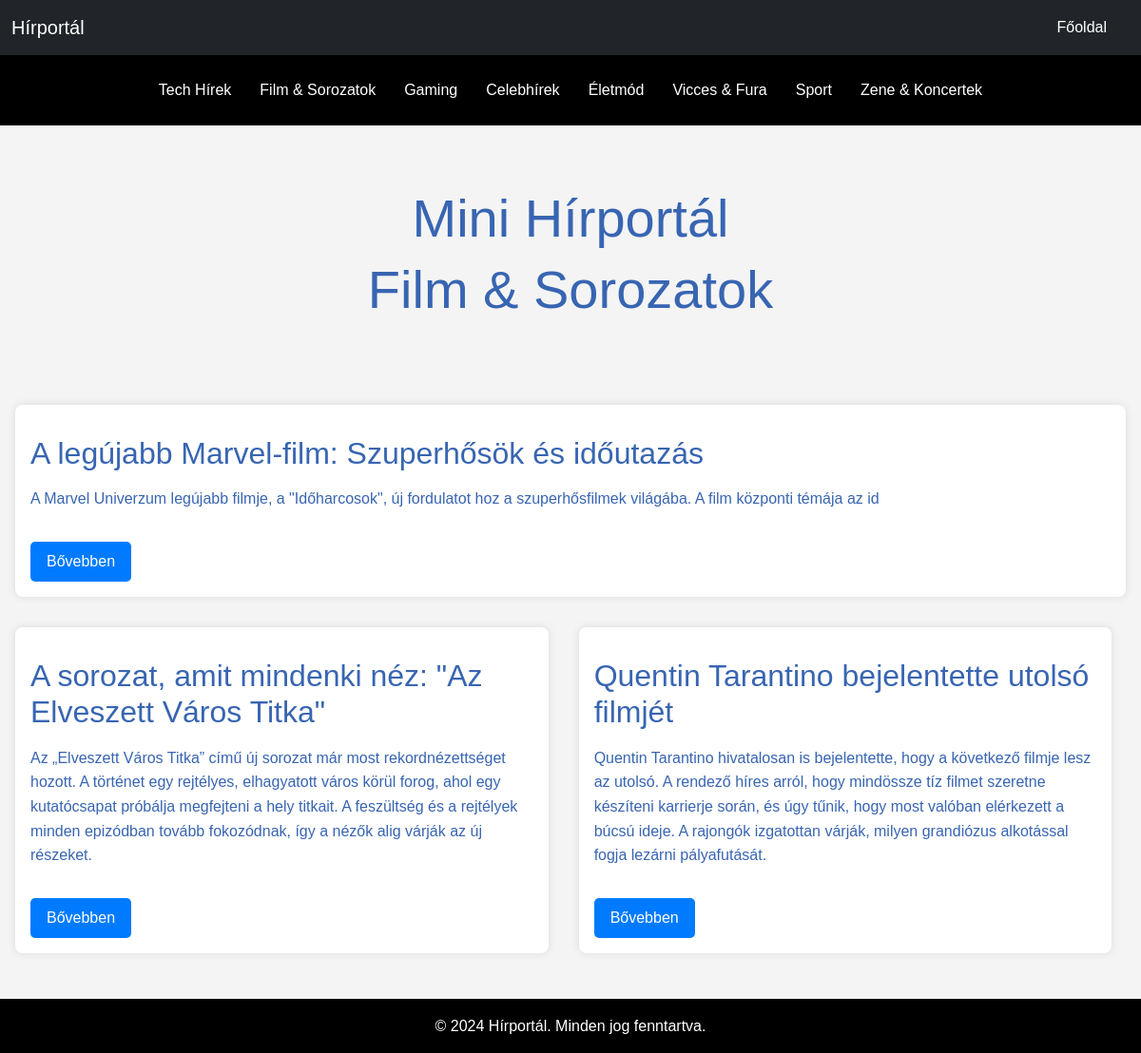
Screenshot of /?category=3 with the database file from the repository.
### models.py (models this page shows, shortened)
class Menus(db.Model):
    id = db.Column(db.Integer,primary_key=True)
    name = db.Column(db.String(255),nullable=False)
    url = db.Column(db.String(255),nullable=False)

class News(db.Model):
    id = db.Column(db.Integer,primary_key=True)
    title = db.Column(db.String(255),nullable=False)
    content = db.Column(db.Text,nullable=False)
    author = db.Column(db.String(255),nullable=False)
    timestamp = db.Column(db.DateTime, default=datetime.now())
    category = db.Column(db.Integer ,db.ForeignKey("categories.id"))

### scripts/routes.py (the view)
@app.route('/')
def index():
    category = request.args.get('category')
    categories = Categories.query.all()
    category_id=[]
    if category:
        news = News.query.filter_by(category=category).all()
    else:
        news = News.query.all()
    urls = Menus.query.all()
    return render_template('index.html',urls=urls,news=news,categories=categories,category_id=category_id)

### scripts/templates/index.html
{% include 'header.html' %}
      <section class="text-center py-5">
        <div class="container">
          <h1 class="display-4">Mini Hírportál</h1>
          <h2 class="display-4 subtitle">Mini Hírportál</h2>
        </div>
      </section>
    <section class="main-news">
      <article class="news-item">
        {% if news %}
        <h2>{{news[0].title}}</h2>
        <p>{{news[0].content}}</p>
        <button class="btn read-more">Bővebben</button>
        {%else%}
        <h2>Nincs feltöltve hír</h2>
        <p>Nincs feltöltve hír</p>
        {%endif%}
      </article>
    </section>
    <section class="other-news">
      {% for new in news[1:]%}
      <article class="news-item">
        <h2>{{new.title}}</h2>
        <p class="news-content">{{new.content}}</p>
        <button class="btn read-more">Bővebben</button>
      </article>
    {%endfor%}
    </section>
{% include 'footer.html' %}

### scripts/templates/header.html (shortened to what this page needs)
<!DOCTYPE html>
<html lang="en">
<head>
    <link href="https://cdn.jsdelivr.net/npm/bootstrap@5.3.0/dist/css/bootstrap.min.css" rel="stylesheet">
    <link href="{{url_for('static',filename='css/style.css')}}" rel="stylesheet">
</head>
<body>
  <nav class="navbar navbar-expand-lg bg-dark">
    <div class="container-fluid">
      <a class="navbar-brand" href="/">Hírportál</a>
      <div class="collapse navbar-collapse" id="navbarNav">
        <ul class="navbar-nav ms-auto">
          {% for menu in urls %}
            {% if menu.name == "Főoldal" %}
              <li class="nav-item">
                  <a class="nav-link" href="{{menu.url}}">{{menu.name}}</a>
              </li>
            {% endif %}
          {% endfor %}
        </ul>
      </div>
    </div>
  </nav>
  <div class="container-fluid category-fluid">
    <div class="container">
      <div class="row">
        <div class="col-12">
          <div class="category-box">
            <ul class="category-row">
              {% for menu in urls %}
              {% if menu.name != "Főoldal" %}
                <li class="category-item">
                    <a class="nav-link" href="/?category={{menu.url}}">{{menu.name}}</a>
                </li>
              {% endif %}
            {% endfor %}
            </ul>
          </div>
        </div>
      </div>
    </div>
  </div>
  <main>

### scripts/static/css/style.css (style rules this page uses)
* { box-sizing: border-box; }
nav { background-color: #000; }
.navbar-brand,.nav-link { color: #fff; }
.nav-link { position: relative; }
.nav-link::before { content: ""; width: 0; height: 1px; background-color: #fff; position: absolute; bottom: 8px; right: 50%; visibility: hidden; }
.nav-link::after { content: ""; width: 0; height: 1px; background-color: #fff; position: absolute; bottom: 8px; left: 50%; visibility: hidden; }
.navbar-nav { margin-left: auto !important; }
* { margin: 0; padding: 0; box-sizing: border-box; }
body { font-family: Arial, sans-serif; line-height: 1.6; background-color: #f4f4f4; color: #3865b2; display: flex; flex-direction: column; min-height: 100vh; }
.container { width: 80%; margin: 0 auto; }
nav ul { display: flex; justify-content: center; list-style: none; }
nav ul li { margin: 0 1rem; }
nav ul li a { color: #fff; text-decoration: none; }
.main-news { margin: 2rem 0; background-color: #fff; padding: 1rem; border-radius: 8px; box-shadow: 0 0 10px rgba(0, 0, 0, 0.1); }
.main-news h2 { margin-top: 1rem; color: #3865b2; }
.main-news p { margin: 1rem 0; }
.read-more { display: inline-block; margin-top: 1rem; padding: 0.5rem 1rem; background-color: #007BFF; color: #fff; text-decoration: none; border-radius: 5px; }
.other-news { display: flex; gap: 2rem; flex-wrap: wrap; }
.other-news .news-item { background-color: #fff; padding: 1rem; border-radius: 8px; box-shadow: 0 0 10px rgba(0, 0, 0, 0.1); flex-basis: 49%; }
.other-news h2 { margin-top: 1rem; }
.other-news p { margin: 1rem 0; max-height: 170px; overflow: hidden; display: -webkit-box; -webkit-line-clamp: 6; -webkit-box-orient: vertical; overflow: hidden; }
main { padding: 1em; flex-grow: 1; }
ul.category-row { display: flex; flex-direction: row; gap: 0 .5em; list-style: none; margin-bottom: 0; justify-content: space-between; }
.category-fluid { background-color: black; padding: 1em; }
.category-fluid .nav-link { padding: .5em; }
@media (min-width:992px) and (max-width:1200px) { ul.category-row { gap: 0; justify-content: space-evenly; padding-left: 0; } }
@media (min-width: 992px) { .navbar-expand-lg .navbar-nav { flex-direction: row-reverse; } }
@media (max-width: 1631px) { .other-news .news-item { flex-basis: 48%; } }

### rows the page displays
Menus: name "Főoldal"
Menus: name "Tech Hírek"
Menus: name "Film & Sorozatok"
Menus: name "Gaming"
Menus: name "Celebhírek"
Menus: name "Életmód"
Menus: name "Vicces & Fura"
Menus: name "Sport"
Menus: name "Zene & Koncertek"
News: title "A legújabb Marvel-film: Szuperhősök és időutazás", content "A Marvel Univerzum legújabb filmje, a \"Időharcosok\", új fordulatot hoz a szuperhősfilmek világába. A film központi témája az id"
News: title "A sorozat, amit mindenki néz: \"Az Elveszett Város Titka\"", content "Az „Elveszett Város Titka” című új sorozat már most rekordnézettséget hozott. A történet egy rejtélyes, elhagyatott város körül forog, ahol egy kutatócsapat próbálja megfejteni a hely titkait. A feszültség és a rejtélyek minden epizódban tovább fokozódnak, így a nézők alig várják az új részeket."
News: title "Quentin Tarantino bejelentette utolsó filmjét", content "Quentin Tarantino hivatalosan is bejelentette, hogy a következő filmje lesz az utolsó. A rendező híres arról, hogy mindössze tíz filmet szeretne készíteni karrierje során, és úgy tűnik, hogy most valóban elérkezett a búcsú ideje. A rajongók izgatottan várják, milyen grandiózus alkotással fogja lezárni pályafutását."
